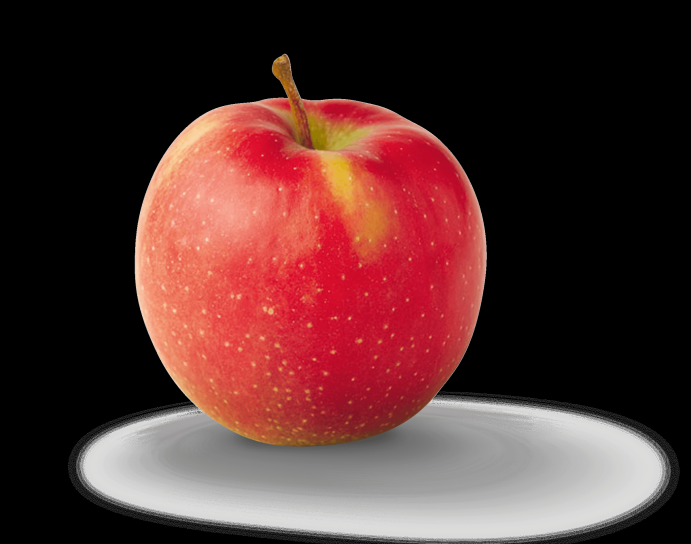
#> input picture apple.png, 1382 x 1088 px (shown at 1/2 size)
$ python 'official vision code.py'
#> lines starting #> are read from the running program, lines starting #| are printed output that depends on the picture; after the words box and inside, x2 and y2 are one past the last pixel; in counts of white or black regions, pixels touching at a corner belong together
#import modules
import numpy as np
import cv2

#image resizing and blurring
img = cv2.imread("apple.png")
#> img is the input picture: shape (1088, 1382, 3); mean B, G, R 48.2, 49.5, 85.4
resize_img = cv2.resize(img, (640,480))
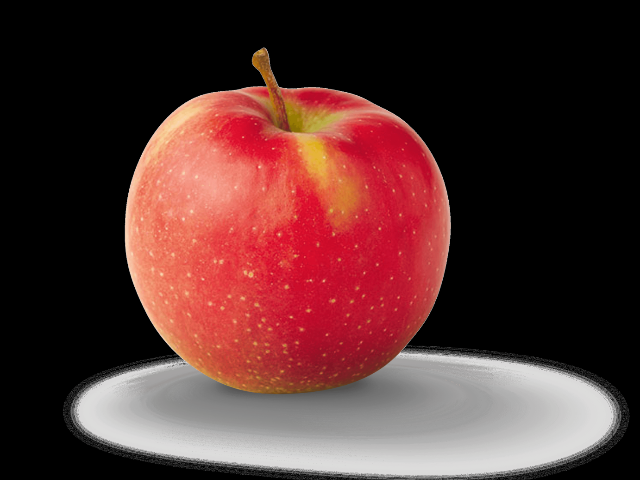
#> resize_img: shape (480, 640, 3); mean B, G, R 48.1, 49.5, 85.3
blur_image = cv2.fastNlMeansDenoisingColored(resize_img,None,20,10,7,21)

#conversion to HSV
rgb_img = cv2.cvtColor(blur_image, cv2.COLOR_BGR2HSV)
#> rgb_img: shape (480, 640, 3); mean H, S, V 21.3, 49.3, 85

#color range and kernel
kernel = np.ones((5,5))
lower = np.array([0,70,0])
upper = np.array([255, 255, 255])

#create mask and dilate
mask = cv2.inRange(rgb_img, lower, upper)
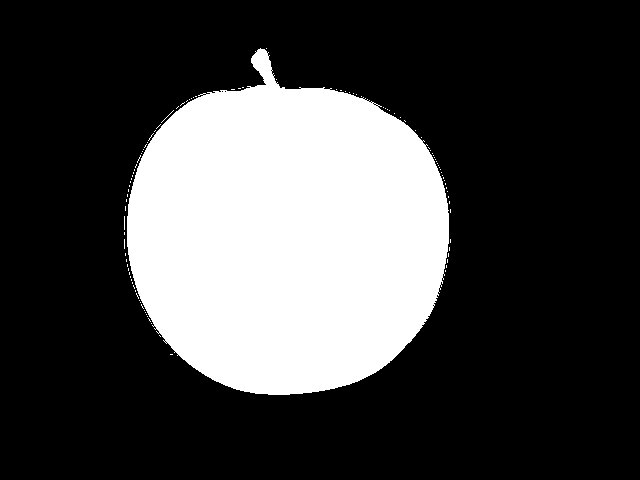
#> mask: shape (480, 640); 26.6% white; 102 white regions (101 under 20 px), largest, box (x1, y1, x2, y2) and area: (127, 48, 449, 395) 81533
img_dilation = cv2.dilate(mask, kernel, iterations=1)
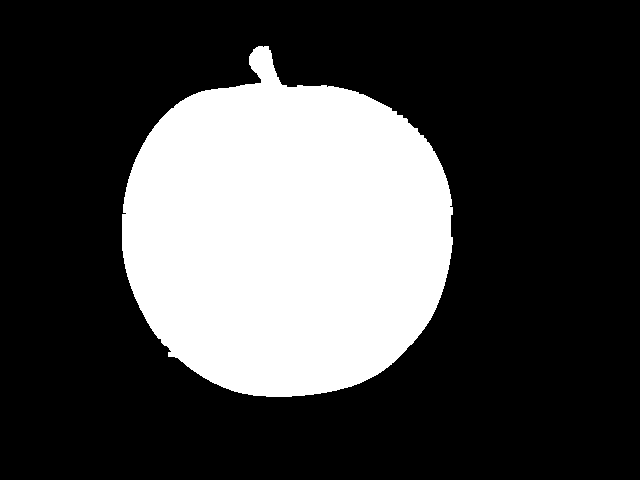
#> img_dilation: shape (480, 640); 27.9% white; 1 white region


#find contours
cnts = cv2.findContours(img_dilation, cv2.RETR_EXTERNAL, cv2.CHAIN_APPROX_SIMPLE)
#> cnts = 1 contour; box (x1, y1, x2, y2) and area: (122, 46, 453, 397) 85044
cnts = cnts[0] if len(cnts) == 2 else cnts[1]

#Bounding rectangle
for c in cnts:
    x,y,w,h = cv2.boundingRect(c)
    cv2.rectangle(resize_img, (x, y), (x + w, y + h), (36,255,12), 2)
#> this loop made 1 pass
#> (x, y, w, h) on pass 1: (122, 46, 331, 351)
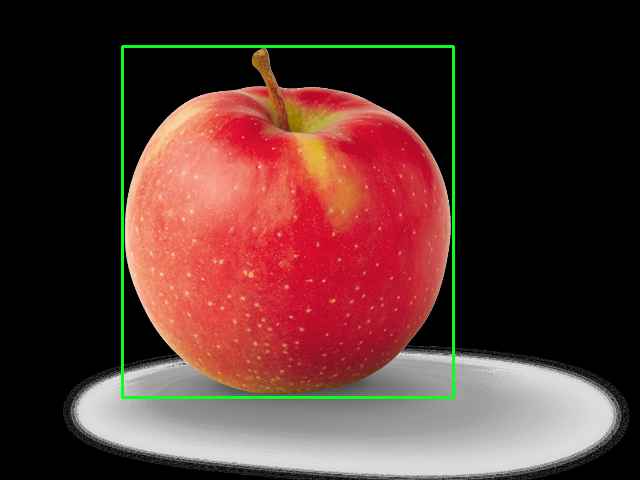
#> resize_img: shape (480, 640, 3); 1.33% of pixels changed, all inside (x1, y1, x2, y2) = (121, 45, 455, 399)

#show images
cv2.imshow('apples', resize_img)
cv2.imshow('mask', img_dilation)
cv2.imshow('HSV', rgb_img)
cv2.waitKey()
